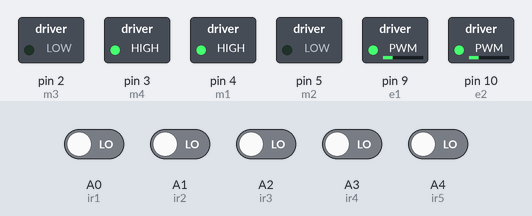
Recording of a sketch running on a simulated Arduino Uno, built with avr-gcc and run on an emulated ATmega328P. Shown: switched loads named in the sketch (green lamp = pin HIGH). The test bench sets the inputs (shaded band); at power-on: A0 (ir1), A1 (ir2), A2 (ir3), A3 (ir4), A4 (ir5) LOW.

Above: at 1.2 s.
1.3 s: A0 (ir1) driven HIGH and A1 (ir2) driven HIGH
At 1.7 s:
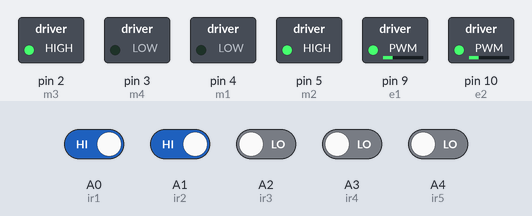
2.8 s: A4 (ir5) driven HIGH
At 4.0 s:
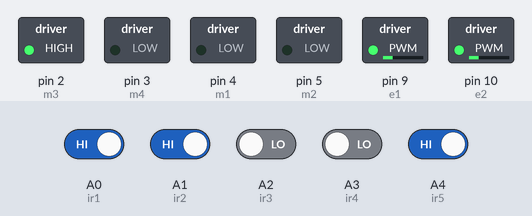
4.3 s: A3 (ir4) driven HIGH
At 5.2 s:
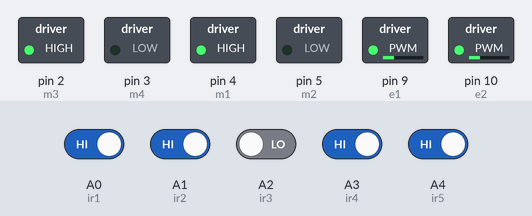
5.8 s: A1 (ir2) driven LOW
At 6.3 s:
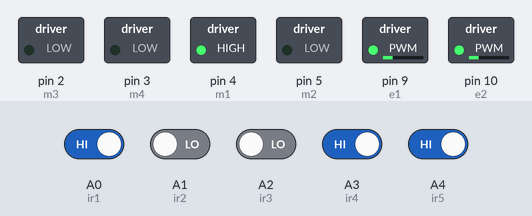
7.3 s: A1 (ir2) driven HIGH
At 8.5 s:
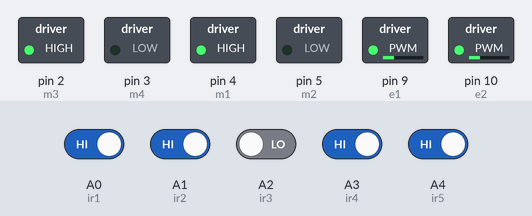
8.8 s: A2 (ir3) driven HIGH
At 9.8 s:
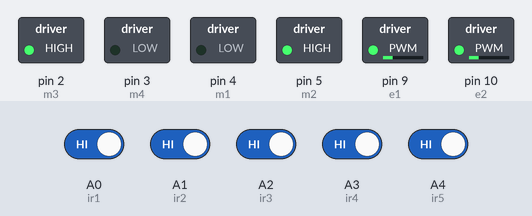
Timing chart, 0 to 11.3 s (numbered marks = the images above; inputs shaded):
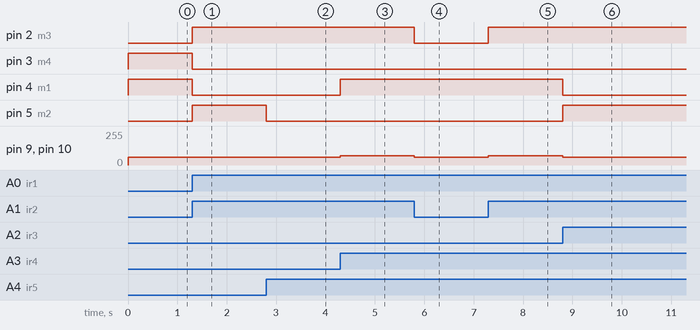

The sketch:

MazeUp_Project.ino
```cpp
#define m1 4   //Right Motor MA1
#define m2 5   //Right Motor MA2
#define m3 2   //Left Motor MB1
#define m4 3   //Left Motor MB2
#define e1 9   //Right Motor Enable Pin EA
#define e2 10  //Left Motor Enable Pin EB

//*5 Channel IR Sensor Connection*//
#define ir1 A0
#define ir2 A1
#define ir3 A2
#define ir4 A3
#define ir5 A4
//*//

void setup() {
  pinMode(m1, OUTPUT);
  pinMode(m2, OUTPUT);
  pinMode(m3, OUTPUT);
  pinMode(m4, OUTPUT);
  pinMode(e1, OUTPUT);
  pinMode(e2, OUTPUT);
  pinMode(ir1, INPUT);
  pinMode(ir2, INPUT);
  pinMode(ir3, INPUT);
  pinMode(ir4, INPUT);
  pinMode(ir5, INPUT);
}


void forward() {
  //going forward with full speed
  analogWrite(e1, 70);  //you can adjust the speed of the motors from 0-255
  analogWrite(e2, 70);  //you can adjust the speed of the motors from 0-255
  digitalWrite(m1, HIGH);
  digitalWrite(m2, LOW);
  digitalWrite(m3, HIGH);
  digitalWrite(m4, LOW);
}

void left_mild() {
  //going left with full speed
  analogWrite(e1, 60);  //you can adjust the speed of the motors from 0-255
  analogWrite(e2, 60);  //you can adjust the speed of the motors from 0-255
  digitalWrite(m1, HIGH);
  digitalWrite(m2, LOW);
  digitalWrite(m3, LOW);
  digitalWrite(m4, LOW);
}

void left_strong() {
  //going left with full speed
  analogWrite(e1, 60);  //you can adjust the speed of the motors from 0-255
  analogWrite(e2, 60);  //you can adjust the speed of the motors from 0-255
  digitalWrite(m1, HIGH);
  digitalWrite(m2, LOW);
  digitalWrite(m3, LOW);
  digitalWrite(m4, HIGH);
}

void right_mild() {
  //going right with full speed
  analogWrite(e1, 60);  //you can adjust the speed of the motors from 0-255
  analogWrite(e2, 60);  //you can adjust the speed of the motors from 0-255
  digitalWrite(m1, LOW);
  digitalWrite(m2, LOW);
  digitalWrite(m3, HIGH);
  digitalWrite(m4, LOW);
}

void right_strong() {
  //going right with full speed
  analogWrite(e1, 60);  //you can adjust the speed of the motors from 0-255
  analogWrite(e2, 60);  //you can adjust the speed of the motors from 0-255
  digitalWrite(m1, LOW);
  digitalWrite(m2, HIGH);
  digitalWrite(m3, HIGH);
  digitalWrite(m4, LOW);
}

void stop() {
  //stop
  digitalWrite(m1, LOW);
  digitalWrite(m2, LOW);
  digitalWrite(m3, LOW);
  digitalWrite(m4, LOW);
}

void loop() {
  //Reading Sensor Values
  int s1 = digitalRead(ir1);  //Left Most Sensor
  int s2 = digitalRead(ir2);  //Left Sensor
  int s3 = digitalRead(ir3);  //Middle Sensor
  int s4 = digitalRead(ir4);  //Right Sensor
  int s5 = digitalRead(ir5);  //Right Most Sensor

  //if only middle sensor detects black line
  if ((s1 == 1) && (s2 == 1) && (s3 == 0) && (s4 == 1) && (s5 == 1)) {
    forward();
  }

  //if only left sensor detects black line
  else if ((s1 == 1) && (s2 == 0) && (s3 == 1) && (s4 == 1) && (s5 == 1)) {
    left_strong();
    // left_mild();
  }

  //if only left most sensor detects black line
  else if ((s1 == 0) && (s2 == 1) && (s3 == 1) && (s4 == 1) && (s5 == 1)) {
    left_mild();
    // right_strong();
  }

  //if only right sensor detects black line
  else if ((s1 == 1) && (s2 == 1) && (s3 == 1) && (s4 == 0) && (s5 == 1)) {
    // right_mild();
    right_strong();
  }

  //if only right most sensor detects black line
  else if ((s1 == 1) && (s2 == 1) && (s3 == 1) && (s4 == 1) && (s5 == 0)) {
    // left_strong();
    right_mild();
  }

  //if middle and right sensor detects black line
  else if ((s1 == 1) && (s2 == 1) && (s3 == 0) && (s4 == 0) && (s5 == 1)) {
    right_mild();
  }

  //if middle and left sensor detects black line
  else if ((s1 == 1) && (s2 == 0) && (s3 == 0) && (s4 == 1) && (s5 == 1)) {
    left_mild();
  }

  //if middle, left and left most sensor detects black line
  else if ((s1 == 0) && (s2 == 0) && (s3 == 0) && (s4 == 1) && (s5 == 1)) {
    // stop();
    // delay(500);
    left_strong();
    // right_strong();
  }

  //if middle, right and right most sensor detects black line
  else if ((s1 == 1) && (s2 == 1) && (s3 == 0) && (s4 == 0) && (s5 == 0)) {
    right_strong();
  }

  //if all sensors are on a black line
  else if ((s1 == 0) && (s2 == 0) && (s3 == 0) && (s4 == 0) && (s5 == 0)) {
    left_strong();
    // right_strong();
  }

  else if ((s1 == 1) && (s2 == 1) && (s3 == 1) && (s4 == 1) && (s5 == 1)){
    right_strong();
  }
}
```

Measured:
- after the input at 1.3 s, pin 2 (m3), pin 5 (m2): LOW → HIGH at once; pin 3 (m4), pin 4 (m1): HIGH → LOW at once
- after the input at 2.8 s, pin 5 (m2): HIGH → LOW at once
- after the input at 4.3 s, pin 4 (m1): LOW → HIGH at once; pin 9 (e1), pin 10 (e2): 60/255 → 70/255 at once
- after the input at 5.8 s, pin 2 (m3): HIGH → LOW at once; pin 9 (e1), pin 10 (e2): 70/255 → 60/255 at once
- after the input at 7.3 s, pin 2 (m3): LOW → HIGH at once; pin 9 (e1), pin 10 (e2): 60/255 → 70/255 at once
- after the input at 8.8 s, pin 4 (m1): HIGH → LOW at once; pin 5 (m2): LOW → HIGH at once; pin 9 (e1), pin 10 (e2): 70/255 → 60/255 at once
